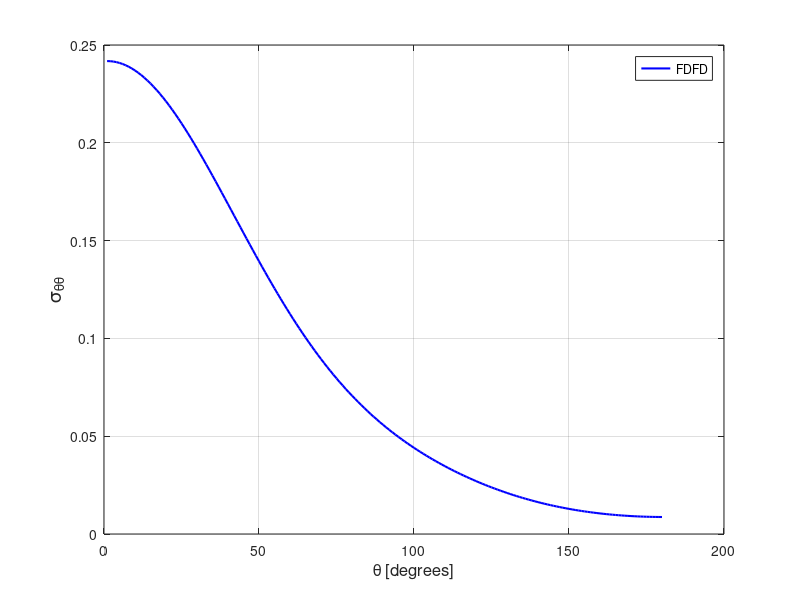

The MATLAB source for this figure:
stt = [ 
    1  0.24178363E+00
    2  0.24172603E+00
    3  0.24154866E+00
    4  0.24124926E+00
    5  0.24083087E+00
    6  0.24029256E+00
    7  0.23963691E+00
    8  0.23886402E+00
    9  0.23797573E+00
   10  0.23697375E+00
   11  0.23585919E+00
   12  0.23463480E+00
   13  0.23330387E+00
   14  0.23186712E+00
   15  0.23032747E+00
   16  0.22868879E+00
   17  0.22695270E+00
   18  0.22512248E+00
   19  0.22320317E+00
   20  0.22119531E+00
   21  0.21910428E+00
   22  0.21693276E+00
   23  0.21468602E+00
   24  0.21236552E+00
   25  0.20997755E+00
   26  0.20752388E+00
   27  0.20500848E+00
   28  0.20243832E+00
   29  0.19981368E+00
   30  0.19714217E+00
   31  0.19442387E+00
   32  0.19166726E+00
   33  0.18887220E+00
   34  0.18604527E+00
   35  0.18319024E+00
   36  0.18031017E+00
   37  0.17740896E+00
   38  0.17449109E+00
   39  0.17156038E+00
   40  0.16862029E+00
   41  0.16567475E+00
   42  0.16272536E+00
   43  0.15977801E+00
   44  0.15683512E+00
   45  0.15389933E+00
   46  0.15097317E+00
   47  0.14806142E+00
   48  0.14516512E+00
   49  0.14228807E+00
   50  0.13943274E+00
   51  0.13660046E+00
   52  0.13379456E+00
   53  0.13101600E+00
   54  0.12826772E+00
   55  0.12555158E+00
   56  0.12286990E+00
   57  0.12022163E+00
   58  0.11761116E+00
   59  0.11503784E+00
   60  0.11250319E+00
   61  0.11000925E+00
   62  0.10755591E+00
   63  0.10514440E+00
   64  0.10277394E+00
   65  0.10044757E+00
   66  0.98164149E-01
   67  0.95923267E-01
   68  0.93726568E-01
   69  0.91573469E-01
   70  0.89464411E-01
   71  0.87398835E-01
   72  0.85377201E-01
   73  0.83398297E-01
   74  0.81461616E-01
   75  0.79568543E-01
   76  0.77716783E-01
   77  0.75907230E-01
   78  0.74137665E-01
   79  0.72409108E-01
   80  0.70719741E-01
   81  0.69069944E-01
   82  0.67457914E-01
   83  0.65883271E-01
   84  0.64345725E-01
   85  0.62843926E-01
   86  0.61377276E-01
   87  0.59944481E-01
   88  0.58545284E-01
   89  0.57178691E-01
   90  0.55843644E-01
   91  0.54540262E-01
   92  0.53266555E-01
   93  0.52021608E-01
   94  0.50805312E-01
   95  0.49617372E-01
   96  0.48455890E-01
   97  0.47320828E-01
   98  0.46211109E-01
   99  0.45126006E-01
  100  0.44065349E-01
  101  0.43027557E-01
  102  0.42012509E-01
  103  0.41019604E-01
  104  0.40048540E-01
  105  0.39098009E-01
  106  0.38168356E-01
  107  0.37258208E-01
  108  0.36367714E-01
  109  0.35496190E-01
  110  0.34642868E-01
  111  0.33808071E-01
  112  0.32990731E-01
  113  0.32191034E-01
  114  0.31408098E-01
  115  0.30642163E-01
  116  0.29892186E-01
  117  0.29158648E-01
  118  0.28440833E-01
  119  0.27738759E-01
  120  0.27051870E-01
  121  0.26380356E-01
  122  0.25723871E-01
  123  0.25082029E-01
  124  0.24454912E-01
  125  0.23841945E-01
  126  0.23243524E-01
  127  0.22659199E-01
  128  0.22088906E-01
  129  0.21532474E-01
  130  0.20989709E-01
  131  0.20460857E-01
  132  0.19945361E-01
  133  0.19443300E-01
  134  0.18954583E-01
  135  0.18478869E-01
  136  0.18016307E-01
  137  0.17566942E-01
  138  0.17129820E-01
  139  0.16705949E-01
  140  0.16294431E-01
  141  0.15895447E-01
  142  0.15508869E-01
  143  0.15134639E-01
  144  0.14772582E-01
  145  0.14422379E-01
  146  0.14084185E-01
  147  0.13757788E-01
  148  0.13442889E-01
  149  0.13139576E-01
  150  0.12847553E-01
  151  0.12566715E-01
  152  0.12296964E-01
  153  0.12038139E-01
  154  0.11789991E-01
  155  0.11552675E-01
  156  0.11325754E-01
  157  0.11109233E-01
  158  0.10902856E-01
  159  0.10706601E-01
  160  0.10520394E-01
  161  0.10343566E-01
  162  0.10176688E-01
  163  0.10019179E-01
  164  0.98711001E-02
  165  0.97322604E-02
  166  0.96025495E-02
  167  0.94816834E-02
  168  0.93698865E-02
  169  0.92666941E-02
  170  0.91722840E-02
  171  0.90864217E-02
  172  0.90089310E-02
  173  0.89400122E-02
  174  0.88792918E-02
  175  0.88267168E-02
  176  0.87825516E-02
  177  0.87464638E-02
  178  0.87183705E-02
  179  0.86985454E-02
  180  0.86868312E-02
  181  0.86829150E-02
  182  0.86870939E-02
  183  0.86993640E-02
  184  0.87197004E-02
  185  0.87480005E-02
  186  0.87845707E-02
  187  0.88291122E-02
  188  0.88821687E-02
  189  0.89431368E-02
  190  0.90125231E-02
  191  0.90904282E-02
  192  0.91766613E-02
  193  0.92715574E-02
  194  0.93751298E-02
  195  0.94874362E-02
  196  0.96086413E-02
  197  0.97388308E-02
  198  0.98781828E-02
  199  0.10026714E-01
  200  0.10184731E-01
  201  0.10352130E-01
  202  0.10529211E-01
  203  0.10716053E-01
  204  0.10912905E-01
  205  0.11119716E-01
  206  0.11336744E-01
  207  0.11564313E-01
  208  0.11802164E-01
  209  0.12050678E-01
  210  0.12310147E-01
  211  0.12580386E-01
  212  0.12861983E-01
  213  0.13154616E-01
  214  0.13458377E-01
  215  0.13774035E-01
  216  0.14101287E-01
  217  0.14440158E-01
  218  0.14790860E-01
  219  0.15153873E-01
  220  0.15528714E-01
  221  0.15916111E-01
  222  0.16315730E-01
  223  0.16727867E-01
  224  0.17152769E-01
  225  0.17590329E-01
  226  0.18040726E-01
  227  0.18504154E-01
  228  0.18980574E-01
  229  0.19470252E-01
  230  0.19973112E-01
  231  0.20489348E-01
  232  0.21019455E-01
  233  0.21562725E-01
  234  0.22120057E-01
  235  0.22691203E-01
  236  0.23276513E-01
  237  0.23875514E-01
  238  0.24489298E-01
  239  0.25117366E-01
  240  0.25760062E-01
  241  0.26417470E-01
  242  0.27089585E-01
  243  0.27777163E-01
  244  0.28480114E-01
  245  0.29198611E-01
  246  0.29932810E-01
  247  0.30683208E-01
  248  0.31449698E-01
  249  0.32233074E-01
  250  0.33033349E-01
  251  0.33850987E-01
  252  0.34686394E-01
  253  0.35539825E-01
  254  0.36411807E-01
  255  0.37302449E-01
  256  0.38212363E-01
  257  0.39142471E-01
  258  0.40092584E-01
  259  0.41063584E-01
  260  0.42056274E-01
  261  0.43070905E-01
  262  0.44107907E-01
  263  0.45168448E-01
  264  0.46253040E-01
  265  0.47362160E-01
  266  0.48496347E-01
  267  0.49656890E-01
  268  0.50844438E-01
  269  0.52058928E-01
  270  0.53302266E-01
  271  0.54574560E-01
  272  0.55876881E-01
  273  0.57210207E-01
  274  0.58574770E-01
  275  0.59972048E-01
  276  0.61402693E-01
  277  0.62867567E-01
  278  0.64367026E-01
  279  0.65902092E-01
  280  0.67474760E-01
  281  0.69083795E-01
  282  0.70731357E-01
  283  0.72417416E-01
  284  0.74143469E-01
  285  0.75909592E-01
  286  0.77716067E-01
  287  0.79564527E-01
  288  0.81454881E-01
  289  0.83387442E-01
  290  0.85362628E-01
  291  0.87381035E-01
  292  0.89442894E-01
  293  0.91548152E-01
  294  0.93697377E-01
  295  0.95890574E-01
  296  0.98126546E-01
  297  0.10040671E+00
  298  0.10272958E+00
  299  0.10509477E+00
  300  0.10750296E+00
  301  0.10995214E+00
  302  0.11244227E+00
  303  0.11497234E+00
  304  0.11754149E+00
  305  0.12014874E+00
  306  0.12279223E+00
  307  0.12547082E+00
  308  0.12818325E+00
  309  0.13092773E+00
  310  0.13370219E+00
  311  0.13650480E+00
  312  0.13933316E+00
  313  0.14218597E+00
  314  0.14505963E+00
  315  0.14795271E+00
  316  0.15086257E+00
  317  0.15378509E+00
  318  0.15671831E+00
  319  0.15965943E+00
  320  0.16260524E+00
  321  0.16555151E+00
  322  0.16849579E+00
  323  0.17143504E+00
  324  0.17436436E+00
  325  0.17728136E+00
  326  0.18018143E+00
  327  0.18306059E+00
  328  0.18591714E+00
  329  0.18874389E+00
  330  0.19153795E+00
  331  0.19429623E+00
  332  0.19701542E+00
  333  0.19968954E+00
  334  0.20231393E+00
  335  0.20488775E+00
  336  0.20740308E+00
  337  0.20985956E+00
  338  0.21225064E+00
  339  0.21457335E+00
  340  0.21682456E+00
  341  0.21899889E+00
  342  0.22109310E+00
  343  0.22310399E+00
  344  0.22502831E+00
  345  0.22686255E+00
  346  0.22860239E+00
  347  0.23024693E+00
  348  0.23179072E+00
  349  0.23323303E+00
  350  0.23457009E+00
  351  0.23579915E+00
  352  0.23691927E+00
  353  0.23792726E+00
  354  0.23882070E+00
  355  0.23959996E+00
  356  0.24026161E+00
  357  0.24080633E+00
  358  0.24123144E+00
  359  0.24153493E+00
  360  0.24171920E+00
 ]; 
plot(stt(1:180,1),stt(1:180,2),'b-','linewidth',1.5 ); 
grid on 
legend('FDFD');
xlabel('\theta [degrees]','FontSize',12);
ylabel('\sigma_{\theta\theta}','FontSize',14);
